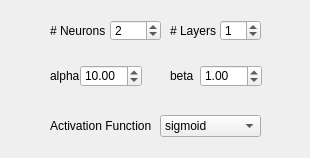
<?xml version="1.0" encoding="UTF-8"?>
<ui version="4.0">
 <class>ParametersMLP</class>
 <widget class="QWidget" name="ParametersMLP">
  <property name="geometry">
   <rect>
    <x>0</x>
    <y>0</y>
    <width>310</width>
    <height>158</height>
   </rect>
  </property>
  <property name="windowTitle">
   <string>Form</string>
  </property>
  <widget class="QLabel" name="label_15">
   <property name="geometry">
    <rect>
     <x>50</x>
     <y>115</y>
     <width>101</width>
     <height>21</height>
    </rect>
   </property>
   <property name="font">
    <font>
     <pointsize>9</pointsize>
    </font>
   </property>
   <property name="text">
    <string>Activation Function</string>
   </property>
  </widget>
  <widget class="QDoubleSpinBox" name="mlpAlphaSpin">
   <property name="geometry">
    <rect>
     <x>80</x>
     <y>65</y>
     <width>62</width>
     <height>22</height>
    </rect>
   </property>
   <property name="toolTip">
    <string>sigmoid: beta*(1-exp(-alpha*x)) / (1 + exp(-alpha*x))
gaussian: beta*exp(-alpha*x*x)</string>
   </property>
   <property name="maximum">
    <double>999.990000000000009</double>
   </property>
   <property name="singleStep">
    <double>0.100000000000000</double>
   </property>
   <property name="value">
    <double>10.000000000000000</double>
   </property>
  </widget>
  <widget class="QLabel" name="label_17">
   <property name="geometry">
    <rect>
     <x>170</x>
     <y>65</y>
     <width>31</width>
     <height>21</height>
    </rect>
   </property>
   <property name="font">
    <font>
     <pointsize>9</pointsize>
    </font>
   </property>
   <property name="text">
    <string>beta</string>
   </property>
  </widget>
  <widget class="QComboBox" name="mlpFunctionCombo">
   <property name="geometry">
    <rect>
     <x>160</x>
     <y>115</y>
     <width>101</width>
     <height>22</height>
    </rect>
   </property>
   <property name="toolTip">
    <string>Activation function for all network units</string>
   </property>
   <item>
    <property name="text">
     <string>sigmoid</string>
    </property>
   </item>
   <item>
    <property name="text">
     <string>gaussian</string>
    </property>
   </item>
  </widget>
  <widget class="QSpinBox" name="mlpLayerSpin">
   <property name="geometry">
    <rect>
     <x>220</x>
     <y>20</y>
     <width>41</width>
     <height>21</height>
    </rect>
   </property>
   <property name="toolTip">
    <string>Number of hidden layers</string>
   </property>
   <property name="minimum">
    <number>0</number>
   </property>
   <property name="maximum">
    <number>20</number>
   </property>
   <property name="value">
    <number>1</number>
   </property>
  </widget>
  <widget class="QLabel" name="label_14">
   <property name="geometry">
    <rect>
     <x>50</x>
     <y>20</y>
     <width>61</width>
     <height>21</height>
    </rect>
   </property>
   <property name="font">
    <font>
     <pointsize>9</pointsize>
    </font>
   </property>
   <property name="text">
    <string># Neurons</string>
   </property>
  </widget>
  <widget class="QLabel" name="label_18">
   <property name="geometry">
    <rect>
     <x>170</x>
     <y>20</y>
     <width>51</width>
     <height>21</height>
    </rect>
   </property>
   <property name="font">
    <font>
     <pointsize>9</pointsize>
    </font>
   </property>
   <property name="text">
    <string># Layers</string>
   </property>
  </widget>
  <widget class="QDoubleSpinBox" name="mlpBetaSpin">
   <property name="geometry">
    <rect>
     <x>200</x>
     <y>65</y>
     <width>62</width>
     <height>22</height>
    </rect>
   </property>
   <property name="toolTip">
    <string>sigmoid: beta*(1-exp(-alpha*x)) / (1 + exp(-alpha*x))
gaussian: beta*exp(-alpha*x*x)</string>
   </property>
   <property name="maximum">
    <double>999.990000000000009</double>
   </property>
   <property name="singleStep">
    <double>0.100000000000000</double>
   </property>
   <property name="value">
    <double>1.000000000000000</double>
   </property>
  </widget>
  <widget class="QLabel" name="label_16">
   <property name="geometry">
    <rect>
     <x>50</x>
     <y>65</y>
     <width>31</width>
     <height>21</height>
    </rect>
   </property>
   <property name="font">
    <font>
     <pointsize>9</pointsize>
    </font>
   </property>
   <property name="text">
    <string>alpha</string>
   </property>
  </widget>
  <widget class="QSpinBox" name="mlpNeuronSpin">
   <property name="geometry">
    <rect>
     <x>110</x>
     <y>20</y>
     <width>51</width>
     <height>21</height>
    </rect>
   </property>
   <property name="toolTip">
    <string>&lt;!DOCTYPE HTML PUBLIC &quot;-//W3C//DTD HTML 4.0//EN&quot; &quot;http://www.w3.org/TR/REC-html40/strict.dtd&quot;&gt;
&lt;html&gt;&lt;head&gt;&lt;meta name=&quot;qrichtext&quot; content=&quot;1&quot; /&gt;&lt;style type=&quot;text/css&quot;&gt;
p, li { white-space: pre-wrap; }
&lt;/style&gt;&lt;/head&gt;&lt;body style=&quot; font-family:'MS Shell Dlg 2'; font-size:8.25pt; font-weight:400; font-style:normal;&quot;&gt;
&lt;p style=&quot; margin-top:0px; margin-bottom:0px; margin-left:0px; margin-right:0px; -qt-block-indent:0; text-indent:0px;&quot;&gt;&lt;span style=&quot; font-size:8pt;&quot;&gt;Number of neuros for each layer&lt;/span&gt;&lt;/p&gt;&lt;/body&gt;&lt;/html&gt;</string>
   </property>
   <property name="minimum">
    <number>1</number>
   </property>
   <property name="maximum">
    <number>1000</number>
   </property>
   <property name="value">
    <number>2</number>
   </property>
  </widget>
 </widget>
 <resources/>
 <connections/>
</ui>
